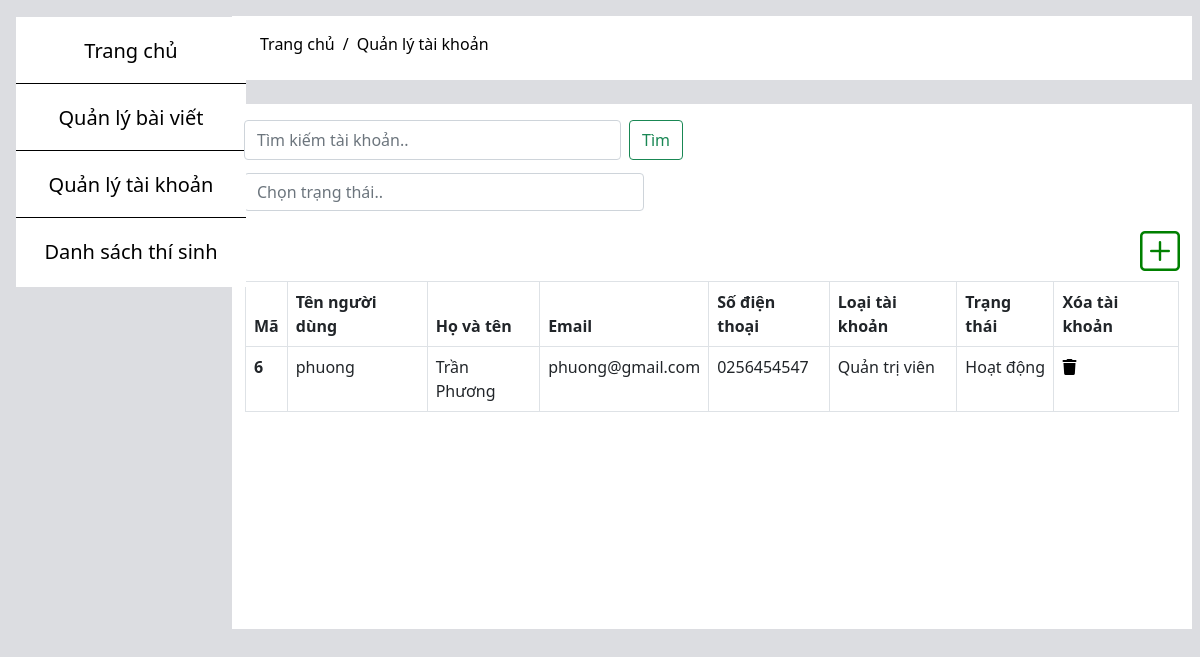
The app's page /Src/Admin/mng-account.php (signed in) with its own data.
### tables this page shows
CREATE TABLE `users` (
  `UserID` int(10) UNSIGNED NOT NULL,
  `UserName` varchar(50) NOT NULL,
  `Password` varchar(100) NOT NULL,
  `FullName` varchar(50) NOT NULL,
  `Email` varchar(100) NOT NULL,
  `PhoneNumber` varchar(12) NOT NULL,
  `Types` varchar(50) NOT NULL DEFAULT 'Thành viên',
  `Status` varchar(50) NOT NULL DEFAULT 'Hoạt động'
);

### Src/Admin/mng-account.php (the view, shortened to what this page needs)
<?php
    include ('header.php');
    include ('../config.php');
?>
    <div class="content">
        <div class="row float-end col-md-8 my-2 mt-3 py-2 me-2  mx-auto" style="background-color:#ffffff; width:80%;" >
                    <div class="jumbotron text-center mt-2 ms-3" style="text-align: center;" >
                        <nav aria-label="breadcrumb"  >
                            <ol class="breadcrumb">
                                <li class="breadcrumb-item text-admin">
                                    <a href="index.php">
                                        <span class="">Trang chủ</span>
                                    </a></li>
                                <li class="breadcrumb-item text-admin ">
                                    <a href="mng-account.php">
                                        <span class=" ">Quản lý tài khoản</span>
                                    </a></li>
                            </ol>
                        </nav>
                    </div>
        </div>
        <div class="row float-end col-md-8 my-2 mt-3 py-2 me-2  " style="background-color:#ffffff; width:80%;" >
                <nav class="navbar navbar-light bg-img">
                    <div class="container-search">
                        <form class="d-flex col-md-6"id="search"  action="search.php"method="GET">
                            <input  type="text"value=""name ="search" class="form-control me-2" style="width: 800px;height: 40px;"placeholder="Tìm kiếm tài khoản.." aria-label="Search">
                            <input class ="btn btn-outline-success" type="submit" value="Tìm">
                        </form>
                    </div>
                </nav>
                <div class="status">
                        <div class="col-sm-2">
                            <input  type="text"value=""name ="status" class="form-control me-2" style=" width:400px;margin-top:5px;margin-bottom:10px;" placeholder="Chọn trạng thái.." aria-label="Status">
                    </div>
                <div>
                <div class="them">
                <a href="add-admin.php"class="them"style = "font-size: 2.5rem;float:right;"><i class="bi bi-plus-square"style="color: green"></i></a>
                </div>
            <main>
                <div class = "container-tb">
                        <table class="table table-bordered">
                            <div class="table-responsive">
                                    <thead>
                                        <tr>
                                            <th scope ="col">Mã</th>
                                            <th scope ="col">Tên người dùng</th>
                                            <th scope ="col">Họ và tên</th>
                                            <th scope ="col">Email</th>
                                            <th scope ="col">Số điện thoại</th>
                                            <th scope ="col">Loại tài khoản</th>
                                            <th scope ="col">Trạng thái</th>
                                            <th scope ="col">Xóa tài khoản</th>
                                        </tr>
                                    </thead>
                            </div>
                    </div>
                    <tbody>
                        <?php
                                $sql    = "SELECT*FROM users where Status ='Hoạt động'";
                                $result = mysqli_query($conn,$sql);
                                if(mysqli_num_rows($result)>0){
                                while($row=mysqli_fetch_assoc($result)){
                                    echo '<tr>';
                                    echo '<th scope="row">'.$row['UserID'].'</th>';
                                    echo '<td>'.$row['UserName'].'</td>';
                                    echo '<td>'.$row['FullName'].'</td>';
                                    echo '<td>'.$row['Email'].'</td>';
                                    echo '<td>'.$row['PhoneNumber'].'</td>';
                                    echo '<td>'.$row['Types'].'</td>';
                                    echo '<td>'.$row['Status'].'</td>';
                                    echo'<td>
                                    <a href="delete-admin.php?id='.$row['UserID'].'";><i class="fa fa-trash"></i></a>
                                    </td>';
                                    echo '</tr>';
                                }
                            }
                            ?>
                        </tbody>
                </div>
        </div>
    </div>
</body>
</html>

### Src/Css/style.css (style rules this page uses)
* { margin: 0; padding: 0; }
.breadcrumb-item + .breadcrumb-item::before { color:black; }
.content a { text-decoration: none; color: black; }
.text-admin { text-decoration: none; color: black; }
.btn-outline-success { width: 70px; height: 40px; margin-top: 0px; }
.container-tb { height: 400px; border:1px solid white; background-color: white; }
.container-search { padding:0%; margin-bottom: 0px; }

### Src/Admin/header.php (style rules this page uses)
.content a { text-decoration: none; color: black; }

### Src/Admin/mng-account.php (style rules this page uses)
.btn-outline-success { width: 70px; height: 40px; margin-top: 0px; }
.container-tb { margin-top: 0%; border:1px solid white; background-color: white; }
.container-search { padding:0%; margin-bottom: 0px; }

### records on screen
users: UserID "6", UserName "phuong", FullName "Trần Phương", Email "phuong@gmail.com", PhoneNumber "0256454547", Types "Quản trị viên", Status "Hoạt động"
